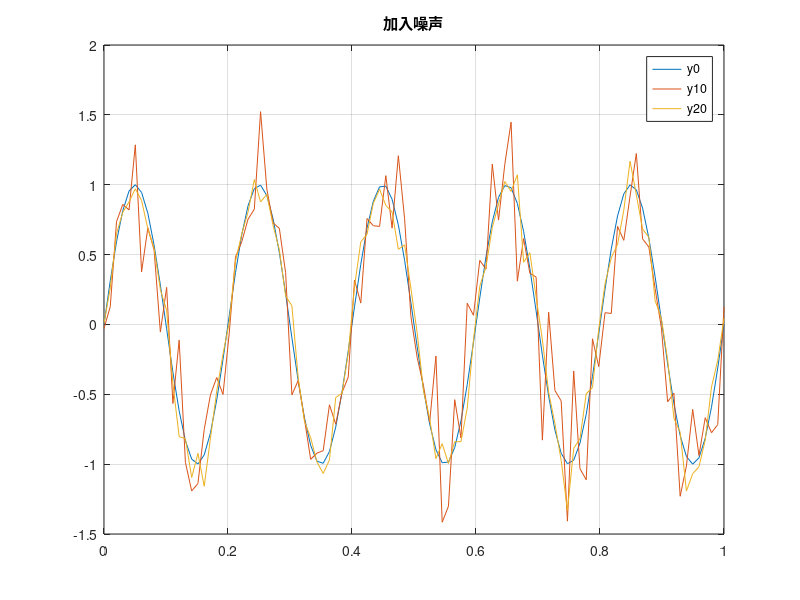
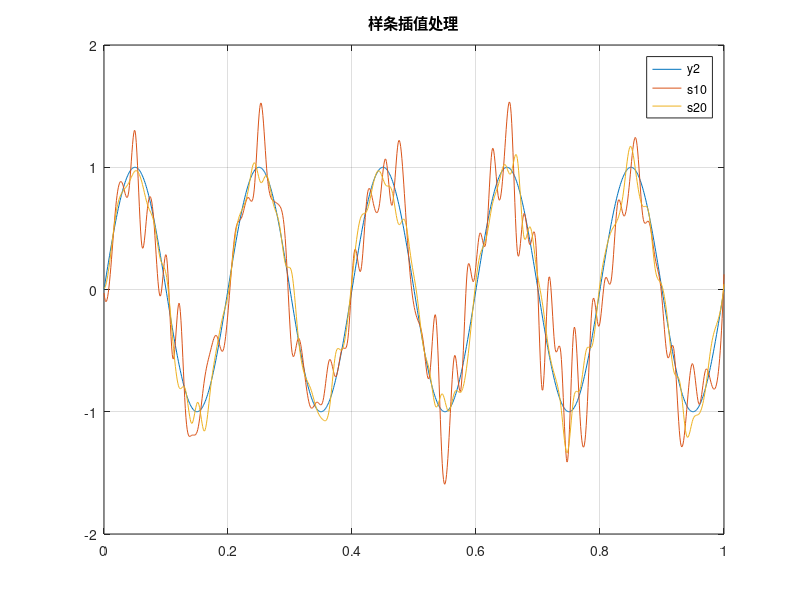
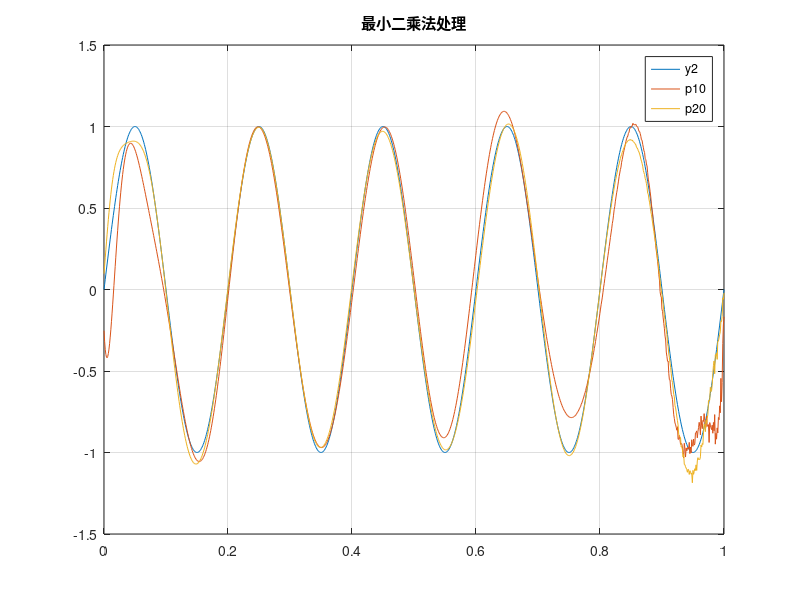

The MATLAB script that drew these images, in order:
clear;clc;
fx = @(x) sin(10*pi*x);
x0=linspace(0,1);
x2=linspace(0,1,1000);
y0=fx(x0);
y2=fx(x2);

%加入噪声
y10=awgn(y0,10);
y20=awgn(y0,20);
figure('Name','加入噪声','NumberTitle','off');
plot(x0,y0,x0,y10,x0,y20);
title('加入噪声');
legend('y0','y10','y20');
grid on;

%对(x0,y10)和(x0,y20)进行样条插值处理
s10=spline(x0,y10,x2);
s20=spline(x0,y20,x2);
figure('Name','样条插值处理','NumberTitle','off');
plot(x2,y2,x2,s10,x2,s20);
title('样条插值处理');
legend('y2','s10','s20');
grid on;

%对(x0,y10)和(x0,y20)进行最小二乘法处理
n=25; %拟合次数
p1 = polyfit(x0, y10, n); %最小二乘法拟合n次多项式
p2 = polyfit(x0, y20, n);
p10 = polyval(p1,x2);
p20 = polyval(p2,x2);
figure('Name','最小二乘法处理','NumberTitle','off');
plot(x2,y2,x2,p10,x2,p20);
title('最小二乘法处理');
legend('y2','p10','p20');
grid on;